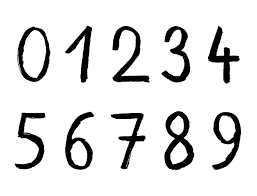
#> input picture vision/scripts/vector.png, 257 x 196 px
$ python onde.py
#> lines starting #> are read from the running program, lines starting #| are printed output that depends on the picture; after the words box and inside, x2 and y2 are one past the last pixel; in counts of white or black regions, pixels touching at a corner belong together
import cv2
import numpy as np
import matplotlib.pyplot as plt
from skimage.measure import label, regionprops
import math

image = cv2.imread('./vector.png')
#> image is the input picture: shape (196, 257, 3); min 0, max 255, mean 225.3

# passage en niveau de gris
gray = cv2.cvtColor(image, cv2.COLOR_BGR2GRAY)

###### extration des régions avec la lib skimage

# Binarisation de l'image
ret, thresh = cv2.threshold(gray, 127, 255, 1)
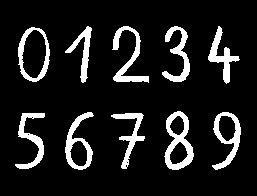
#> thresh: shape (196, 257); 11.5% white; 10 white regions
cv2.imshow("image seuillée",thresh)
cv2.waitKey(0)

# extraction des régions et des propriétés des régions
label_img = label(thresh)
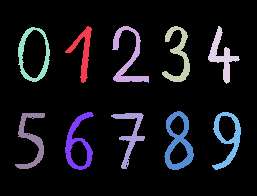
#> label_img: shape (196, 257) int64; 11 distinct labels, from 0 to 10; one colour per label, 0 black
regions = regionprops(label_img)
#> regions = 10 regions; largest, box (x1, y1, x2, y2) and area: (164, 111, 194, 170) 767, (112, 26, 149, 83) 638, (65, 112, 94, 170) 595, (212, 112, 241, 170) 594, (162, 26, 190, 82) 571
print(regions)
#> (printed output is left out)
cv2.waitKey(0)

# affichage des régions et des boites englobantes
fig, ax = plt.subplots()
ax.imshow(thresh, cmap=plt.cm.gray)

for props in regions:
    y0, x0 = props.centroid
    orientation = props.orientation
    x1 = x0 + math.cos(orientation) * 0.5 * props.minor_axis_length
    y1 = y0 - math.sin(orientation) * 0.5 * props.minor_axis_length
    x2 = x0 - math.sin(orientation) * 0.5 * props.major_axis_length
    y2 = y0 - math.cos(orientation) * 0.5 * props.major_axis_length

    ax.plot((x0, x1), (y0, y1), '-r', linewidth=2.5)
    ax.plot((x0, x2), (y0, y2), '-r', linewidth=2.5)
    ax.plot(x0, y0, '.g', markersize=15)

    minr, minc, maxr, maxc = props.bbox
    bx = (minc, maxc, maxc, minc, minc)
    by = (minr, minr, maxr, maxr, minr)
    ax.plot(bx, by, '-b', linewidth=2.5)
#> this loop made 10 passes
#> (y0, x0, orientation, x1, y1, x2, y2, minr) on passes 1 to 10: (51.07, 82.64, -0.0195, 93.92, 51.29, 83.22, 21.02, 26), (57.63, 127.9, 0.108, 146, 55.67, 123.8, 20.08, 26), (54.66, 178, 0.0372, 192.1, 54.14, 176.6, 19.17, 26), (55.57, 221.6, 0.285, 233.3, 52.15, 214.1, 29.84, 26), (54.85, 32.93, 0.0561, 53.98, 53.67, 31.08, 21.89, 27), (141.9, 178.2, 0.0188, 194, 141.6, 177.5, 107.8, 111), (142.6, 77.7, -0.0409, 93.89, 143.3, 79.07, 109.2, 112), (138.2, 227.3, -0.0396, 243.5, 138.9, 228.6, 105, 112), (139.4, 30.86, 0.0413, 46.36, 138.7, 29.38, 103.4, 113), (134.1, 130, -0.0754, 144, 135.2, 132.4, 101.1, 113)

ax.axis((0, 600, 600, 0))
plt.show()
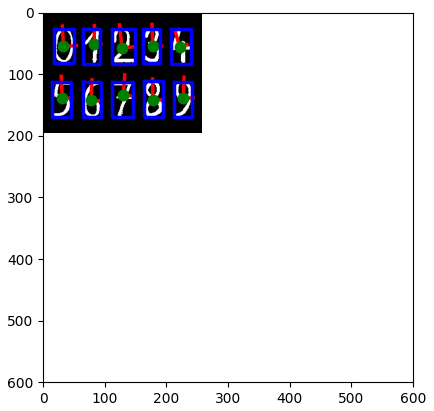
#> figure drawn by matplotlib, 1 panel

cv2.waitKey(0)
